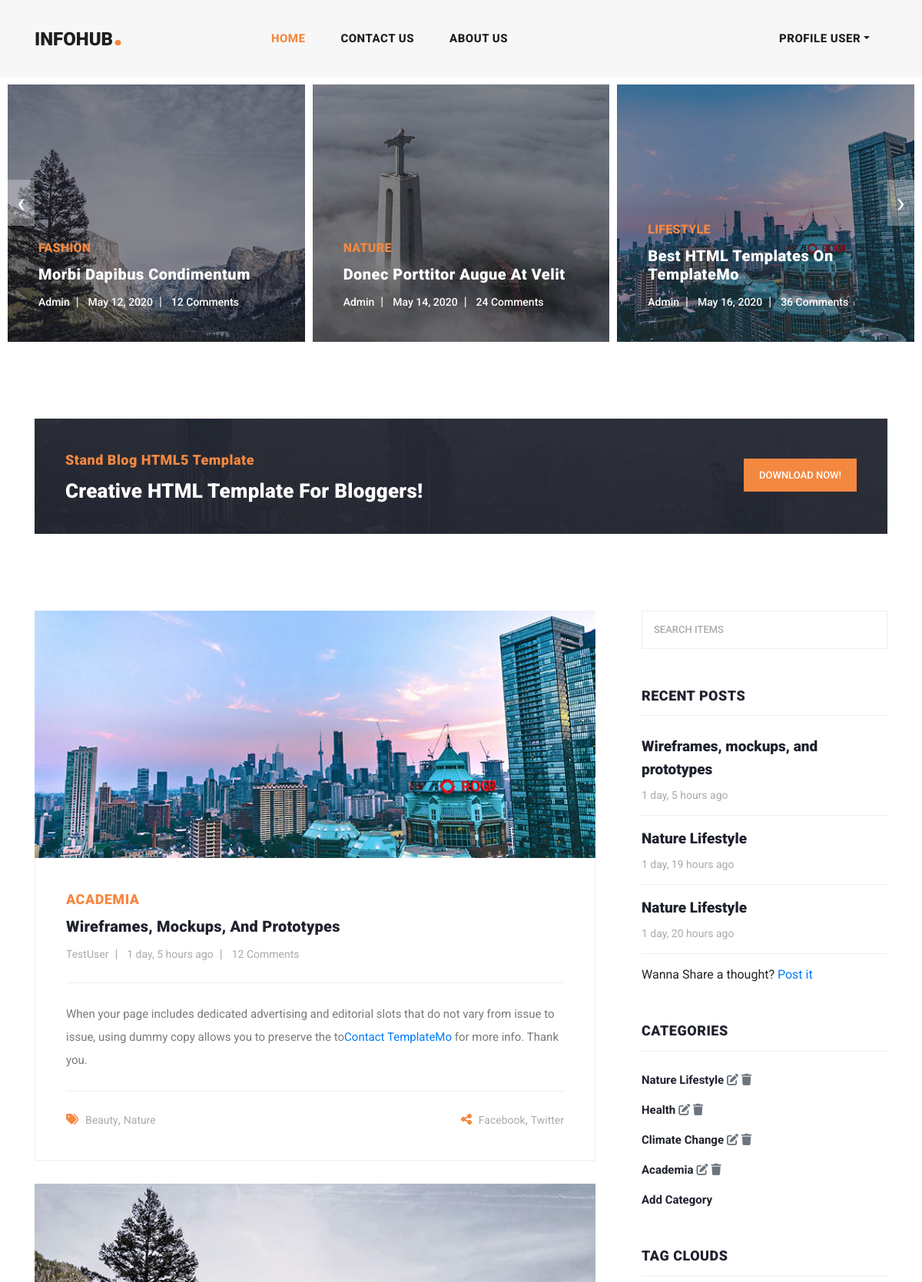
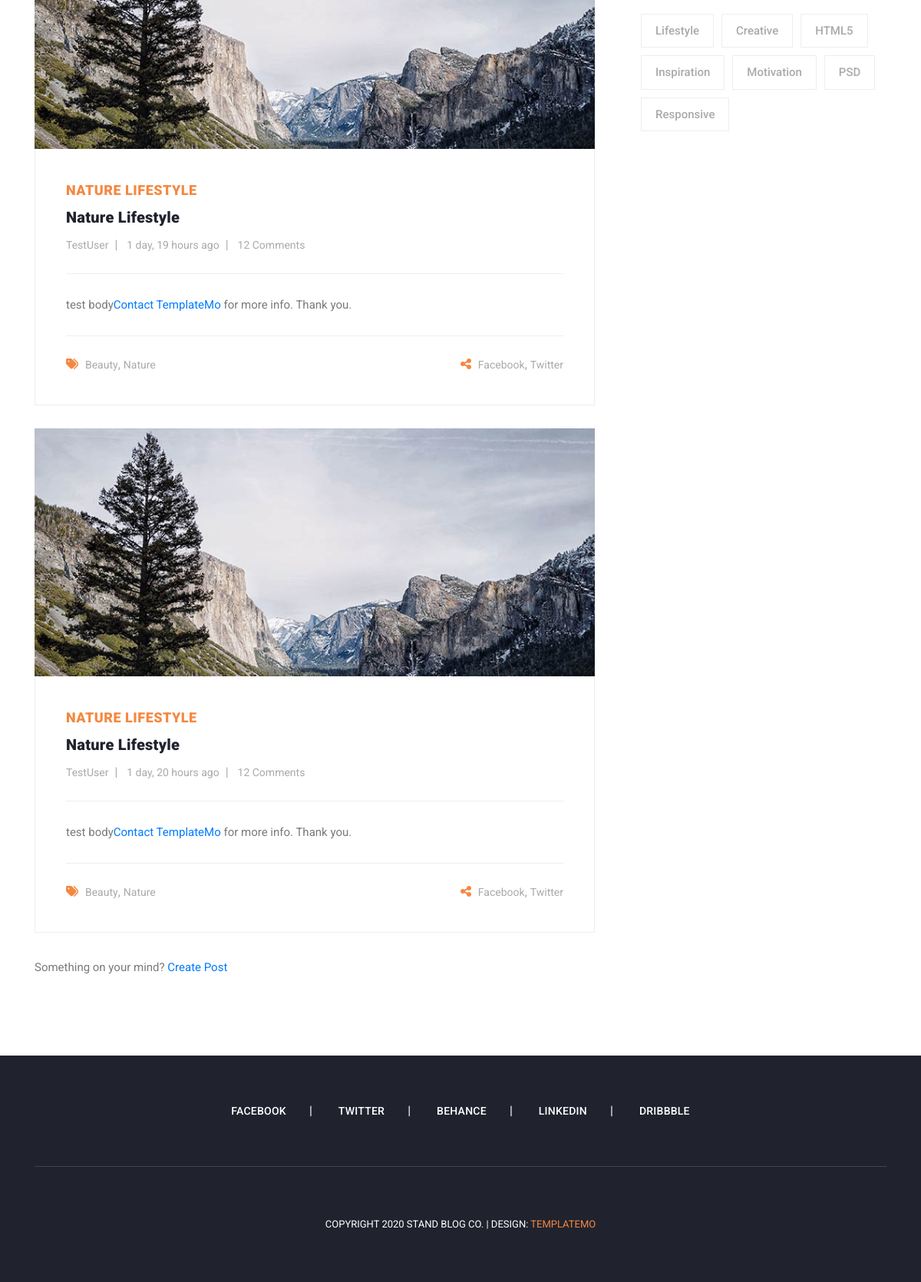
Before: / with the older database file (2 pictures, top to bottom).
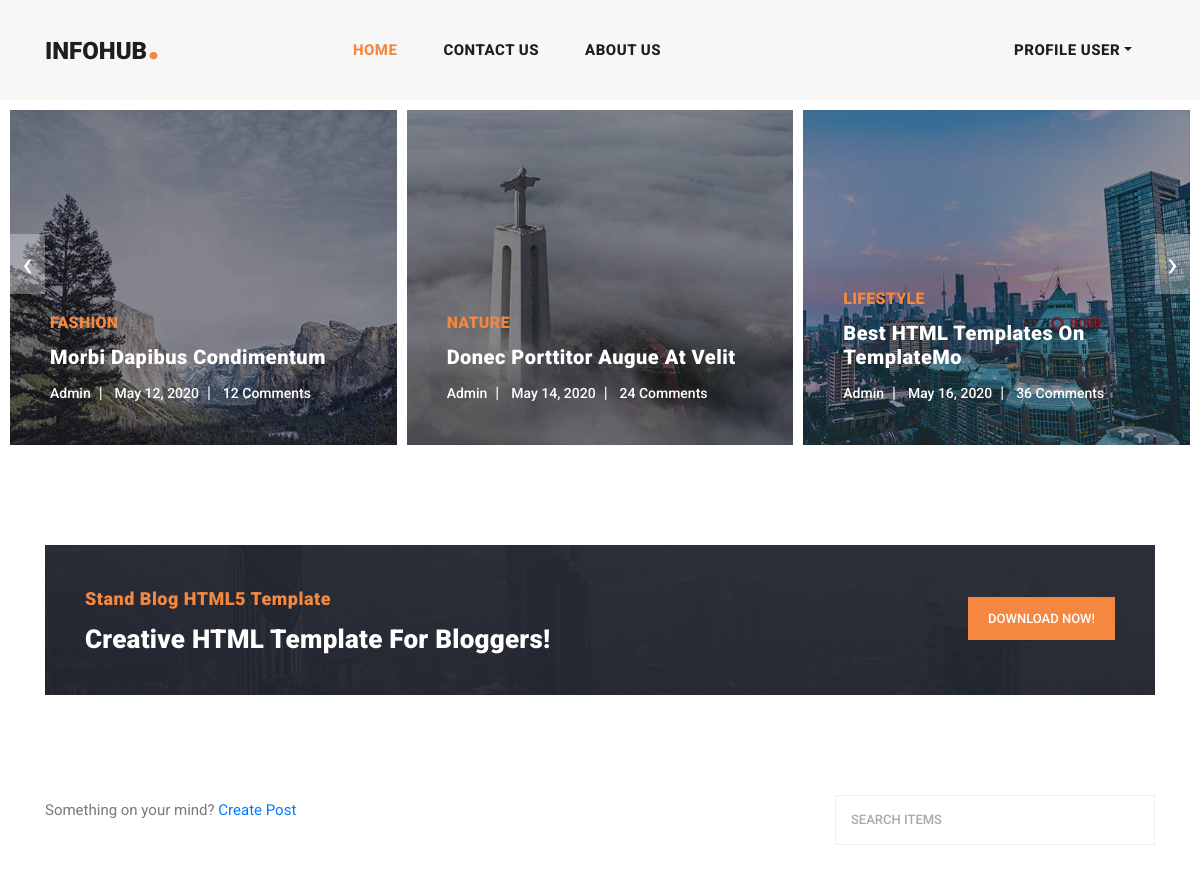
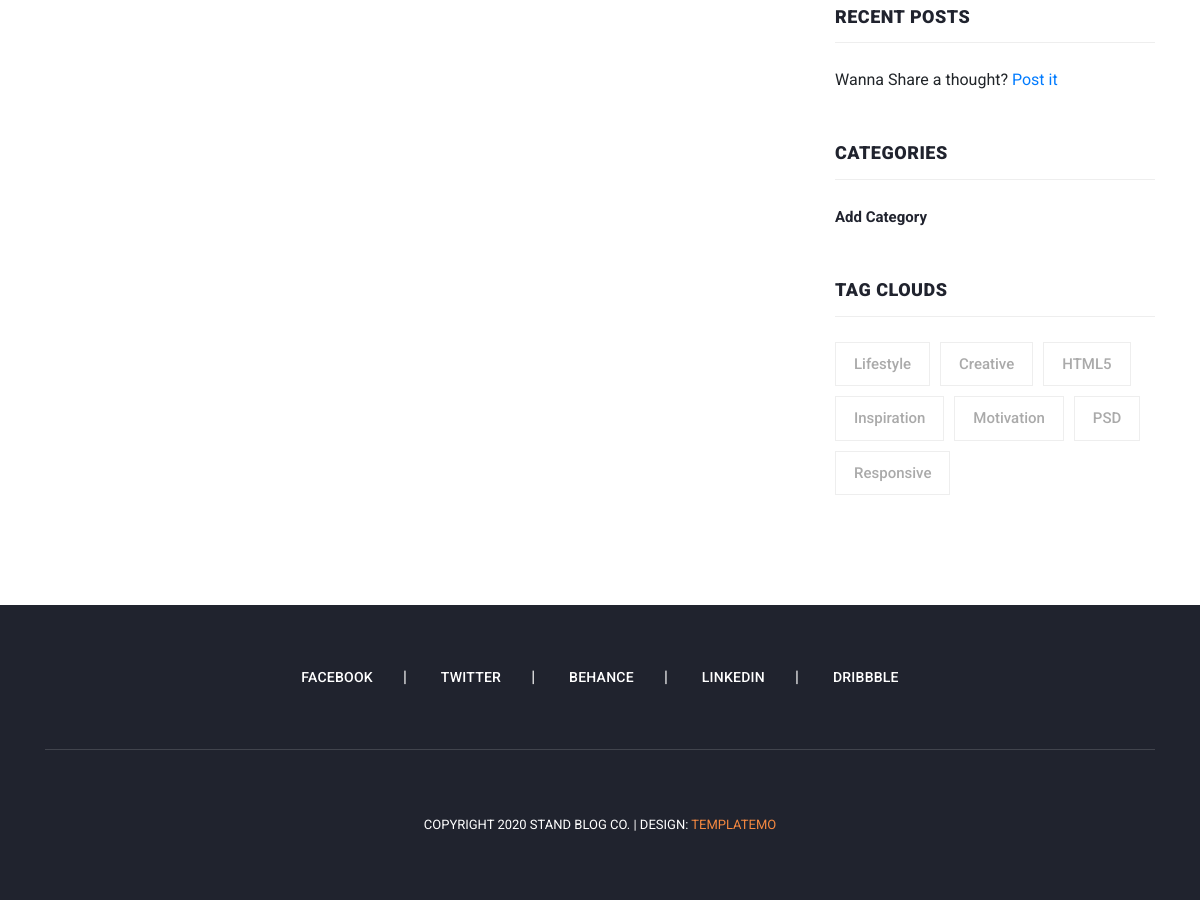
After: the same page with the newer database file (2 pictures, top to bottom).
### stories/models.py (models this page shows, shortened)
class Blog(models.Model):
    name = models.CharField(max_length=255)
    slug = models.SlugField(max_length=255, unique=True, blank=True)
    category = models.ForeignKey(Category, on_delete=models.CASCADE)
    author = models.ForeignKey(Users, on_delete=models.CASCADE)
    image = models.ImageField(upload_to='uploads/blog_image',)
    summary = models.CharField(max_length=255)
    body = models.TextField()
    status = models.CharField(max_length=50, choices=STATUS, default='draft')
    image_pg = models.ImageField(upload_to='uploads/blog_image_on_blog', blank=True)
    is_featured = models.BooleanField(default=False)
    created_at = models.DateTimeField(auto_now_add=True)
    modified_at = models.DateTimeField(auto_now=True)

class Category(models.Model):
    user = models.ForeignKey(Users,on_delete=models.CASCADE, blank=True, null=True)
    name = models.CharField(max_length=50)
    slug = models.SlugField(max_length=255, unique=True, blank=True, null=True)
    created_at = models.DateTimeField(auto_now_add=True)
    modified_at = models.DateTimeField(auto_now=True)
    class Meta:
        verbose_name_plural = 'Categories'
    def __str__(self):
        return self.name

### users/models.py (models this page shows, shortened)
class Users(AbstractBaseUser, PermissionsMixin):
    first_name = models.CharField(max_length=50)
    last_name = models.CharField(max_length=50)
    username = models.CharField(max_length=50, unique=True)
    phone = models.CharField(max_length=50)
    email = models.EmailField(unique=True)
    date_joined = models.DateTimeField(auto_now_add=True)
    last_login = models.DateTimeField(auto_now_add=True)
    is_admin = models.BooleanField(default=False)
    is_staff = models.BooleanField(default=False)
    is_active = models.BooleanField(default=False)
    is_superuser = models.BooleanField(default=False)
    USERNAME_FIELD = 'email'
    REQUIRED_FIELDS = ['username', 'first_name', 'last_name']
    objects = UsersManager()
    class Meta:
        verbose_name_plural = 'Users'

### stories/views.py (the view)
# urls.py: 2. Add a URL to urlpatterns:  path('', views.home, name='home')
def home(request):
    stories = Blog.objects.filter(status='published').order_by('-created_at')
    context = {'stories':stories}
    return render(request, 'home.html', context)

### stories/context_processors.py (called while the page is built)
def cat_func(request):
    categories = Category.objects.all()
    return dict(categories=categories)

def post_func(request):
    posts = Blog.objects.filter(status='published').order_by('-created_at') #.filter(status='published')
    return dict(posts=posts)

### templates/home.html (shortened to what this page needs)
{% extends 'includes/base.html' %}
{% block content %}
    <div class="main-banner header-text">
      <div class="container-fluid">
        <div class="owl-banner owl-carousel">
          <div class="item">
            <img src="{% static 'assets/images/banner-item-01.jpg' %}" alt="">
            <div class="item-content">
              <div class="main-content">
                <div class="meta-category">
                  <span>Fashion</span>
                </div>
                <a href="post-details.html"><h4>Morbi dapibus condimentum</h4></a>
                <ul class="post-info">
                  <li><a href="#">Admin</a></li>
                  <li><a href="#">May 12, 2020</a></li>
                  <li><a href="#">12 Comments</a></li>
                </ul>
              </div>
            </div>
          </div>
          <div class="item">
            <img src="{% static 'assets/images/banner-item-02.jpg' %}" alt="">
            <div class="item-content">
              <div class="main-content">
                <div class="meta-category">
                  <span>Nature</span>
                </div>
                <a href="post-details.html"><h4>Donec porttitor augue at velit</h4></a>
                <ul class="post-info">
                  <li><a href="#">Admin</a></li>
                  <li><a href="#">May 14, 2020</a></li>
                  <li><a href="#">24 Comments</a></li>
                </ul>
              </div>
            </div>
          </div>
          <div class="item">
            <img src="{% static 'assets/images/banner-item-03.jpg' %}" alt="">
            <div class="item-content">
              <div class="main-content">
                <div class="meta-category">
                  <span>Lifestyle</span>
                </div>
                <a href="post-details.html"><h4>Best HTML Templates on TemplateMo</h4></a>
                <ul class="post-info">
                  <li><a href="#">Admin</a></li>
                  <li><a href="#">May 16, 2020</a></li>
                  <li><a href="#">36 Comments</a></li>
                </ul>
              </div>
            </div>
          </div>
        </div>
      </div>
    </div>
    <section class="call-to-action">
      <div class="container">
        <div class="row">
          <div class="col-lg-12">
            <div class="main-content">
              <div class="row">
                <div class="col-lg-8">
                  <span>Stand Blog HTML5 Template</span>
                  <h4>Creative HTML Template For Bloggers!</h4>
                </div>
                <div class="col-lg-4">
                  <div class="main-button">
                    <a rel="nofollow" href="https://templatemo.com/tm-551-stand-blog" target="_parent">Download Now!</a>
                  </div>
                </div>
              </div>
            </div>
          </div>
        </div>
      </div>
    </section>
    <section class="blog-posts">
      <div class="container">
        <div class="row">
          <div class="col-lg-8">
            <div class="all-blog-posts">
              <div class="row">
                {% if stories %}
                {% for story in stories %}
                  <div class="col-lg-12">
                    <div class="blog-post">
                      <div class="blog-thumb">
                        <img src="{{story.image.url}}" alt="">
                      </div>
                      <div class="down-content">
                        <span>{{story.category}}</span>
                        <a href="{% url 'story' story.slug %}"><h4>{{story.name}}</h4></a>
                        <ul class="post-info">
                          <li><a href="#">{{story.author.username}}</a></li>
                          <li><a href="#">{{story.created_at | timesince}} ago</a></li>
                          <li><a href="#">12 Comments</a></li>
                        </ul>
                        <p>{{story.body | slice:':150'}}<a rel="nofollow" href="https://templatemo.com/contact" target="_parent">Contact TemplateMo</a> for more info. Thank you.</p>
                        <div class="post-options">
                          <div class="row">
                            <div class="col-6">
                              <ul class="post-tags">
                                <li><i class="fa fa-tags"></i></li>
                                <li><a href="#">Beauty</a>,</li>
                                <li><a href="#">Nature</a></li>
                              </ul>
                            </div>
                            <div class="col-6">
                              <ul class="post-share">
                                <li><i class="fa fa-share-alt"></i></li>
                                <li><a href="#">Facebook</a>,</li>
                                <li><a href="#"> Twitter</a></li>
                              </ul>
                            </div>
                          </div>
                        </div>
                      </div>
                    </div>
                  </div>
                {% endfor %}
                {% endif %}
              </div>
            </div>
            <p class="card-text">Something on your mind? <a href="{% url 'add_story' %}">Create Post</a></p>
          </div>
          <div class="col-lg-4">
            {% include 'includes/sidebar.html' %}
          </div>
        </div>
      </div>
    </section>
{% endblock %}

### templates/includes/base.html (shortened to what this page needs)
{% load static %}
<!DOCTYPE html>
<html lang="en">
  <head>
    <link href="{% static 'vendor/bootstrap/css/bootstrap.min.css' %}" rel="stylesheet">
    <link rel="stylesheet" href="{% static 'assets/css/fontawesome.css' %}">
    <link rel="stylesheet" href="{% static 'assets/css/templatemo-stand-blog.css' %}">
    <link rel="stylesheet" href="{% static 'assets/css/owl.css' %}">
    <link rel="stylesheet" href="{% static 'fontawesomefree/css/all.min.css' %}">
  </head>
  <body>
    {% include 'includes/navbar.html' %}
      {% block content %}
      {% endblock %}
    {% include 'includes/footer.html' %}
  </body>
</html>

### templates/includes/navbar.html (shortened to what this page needs)
    <header class="">
      <nav class="navbar navbar-expand-lg">
        <div class="container">
          <a class="navbar-brand" href="{% url 'home' %}"><h2>InfoHub<em>.</em></h2></a>
          <div class="collapse navbar-collapse" id="navbarResponsive">
            <ul class="navbar-nav mx-auto">
              <li class="nav-item active">
                <a class="nav-link" href="{% url 'home' %}">Home
                </a>
              <li class="nav-item">
                <a class="nav-link" href="contact.html">Contact Us</a>
              </li>
              </li>
              <li class="nav-item">
                <a class="nav-link" href="about.html">About Us</a>
              </li>
            </ul>
            <ul class="navbar-nav ml-auto">
                <li class="nav-item dropdown">
                  {% if request.user.is_authenticated %}
                    <a class="nav-link dropdown-toggle" id="navbarDropdown" href="#" role="button" data-bs-toggle="dropdown" aria-expanded="false">{{request.user.fullname}}</a>
                  {% else %}
                    <a class="nav-link dropdown-toggle" id="navbarDropdown" href="#" role="button" data-bs-toggle="dropdown" aria-expanded="false">Profile User</a>
                  {% endif %}
                </li>
            </ul>
          </div>
        </div>
      </nav>
    </header>

### templates/includes/sidebar.html (shortened to what this page needs)
<div class="sidebar">
    <div class="row">
        <div class="col-lg-12">
            <div class="sidebar-item search">
                <form method="POST" action="{% url 'search' %}">
                    <input type="text" name="keyword" class="searchText" placeholder="Search Items" autocomplete="on">
                </form>
            </div>
        </div>
        <div class="col-lg-12">
            <div class="sidebar-item recent-posts">
                <div class="sidebar-heading">
                    <h2>Recent Posts</h2>
                </div>
                <div class="content">
                    <ul>
                        {% if posts %}
                            {% for post in posts %}
                                <li>
                                    <a href="{% url 'story' post.slug %}">
                                        <h5>{{post.name}}</h5>
                                        <span>{{post.created_at | timesince}} ago</span>
                                    </a>
                                </li>
                            {% endfor %}
                        {% endif %}
                        <li>Wanna Share a thought? <a href="{% url 'add_story' %}">Post it</a></li>
                    </ul>
                </div>
            </div>
        </div>
        <div class="col-lg-12">
            <div class="sidebar-item categories">
                <div class="sidebar-heading">
                    <h2>Categories</h2>
                </div>
                <div class="content">
                    <ul>
                        {% if categories %}
                            {% for category in categories %}
                                <li><a href="{% url 'category_posts' category.slug %}">{{category}}</a>&nbsp<a href="{% url 'edit_category' category.slug %}" class="text-muted"><i class="fas fa-edit"></i></a>&nbsp<a href="{% url 'delete_category' category.slug %}" class="text-muted"><i class="fas fa-trash"></i></a></li>
                            {% endfor %}
                        {% endif %}
                    <li><a href="{% url 'add_category' %}">Add Category</a></li>
                    </ul>
                </div>
            </div>
        </div>
        <div class="col-lg-12">
            <div class="sidebar-item tags">
                <div class="sidebar-heading">
                    <h2>Tag Clouds</h2>
                </div>
                <div class="content">
                    <ul>
                    <li><a href="#">Lifestyle</a></li>
                    <li><a href="#">Creative</a></li>
                    <li><a href="#">HTML5</a></li>
                    <li><a href="#">Inspiration</a></li>
                    <li><a href="#">Motivation</a></li>
                    <li><a href="#">PSD</a></li>
                    <li><a href="#">Responsive</a></li>
                    </ul>
                </div>
            </div>
        </div>
    </div>
</div>

### templates/includes/footer.html
<footer>
      <div class="container">
        <div class="row">
          <div class="col-lg-12">
            <ul class="social-icons">
              <li><a href="#">Facebook</a></li>
              <li><a href="#">Twitter</a></li>
              <li><a href="#">Behance</a></li>
              <li><a href="#">Linkedin</a></li>
              <li><a href="#">Dribbble</a></li>
            </ul>
          </div>
          <div class="col-lg-12">
            <div class="copyright-text">
              <p>Copyright 2020 Stand Blog Co.
                 | Design: <a rel="nofollow" href="https://templatemo.com" target="_parent">TemplateMo</a></p>
            </div>
          </div>
        </div>
      </div>
    </footer>

Changed rows visible on the page:
removed Blog: image (picture), category "ACADEMIA", name "Wireframes, Mockups, And Prototypes", author.username "TestUser", created_at "1 day, 5 hours", body "When your page includes dedicated advertising and editorial slots that do not vary from issue to issue, using dummy copy allows you to preserve the to", name "Wireframes, mockups, and prototypes"
removed Blog: image (picture), category "NATURE LIFESTYLE", name "Nature Lifestyle", author.username "TestUser", created_at "1 day, 19 hours", body "test body"
removed Blog: image (picture), category "NATURE LIFESTYLE", name "Nature Lifestyle", author.username "TestUser", created_at "1 day, 20 hours", body "test body"
removed Category: name "Nature Lifestyle"
removed Category: name "Health"
removed Category: name "Climate Change"
removed Category: name "Academia"
